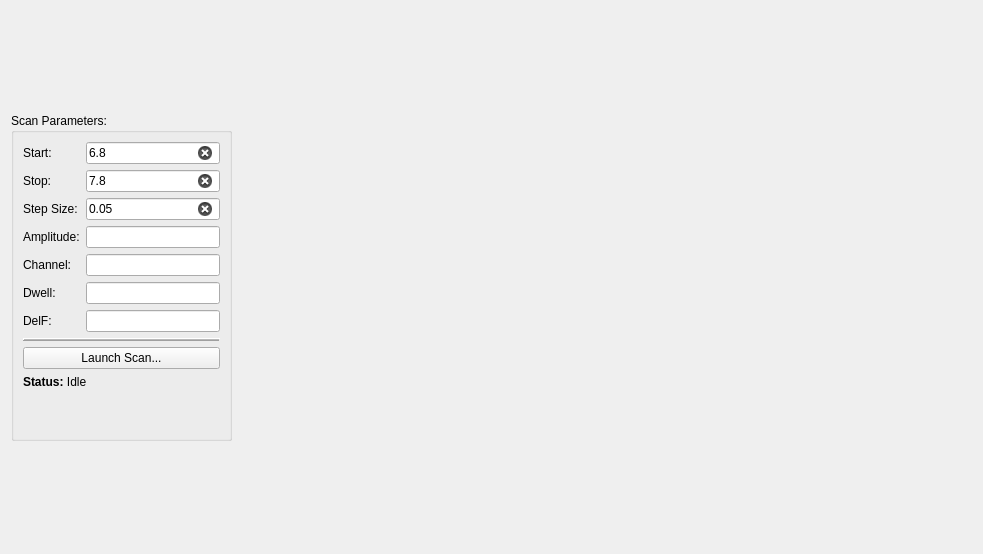
<?xml version="1.0" encoding="UTF-8"?>
<ui version="4.0">
 <class>Form</class>
 <widget class="QWidget" name="Form">
  <property name="geometry">
   <rect>
    <x>0</x>
    <y>0</y>
    <width>983</width>
    <height>554</height>
   </rect>
  </property>
  <property name="windowTitle">
   <string>etaScan User Interface</string>
  </property>
  <layout class="QHBoxLayout" name="horizontalLayout">
   <item>
    <widget class="QGroupBox" name="groupBox">
     <property name="sizePolicy">
      <sizepolicy hsizetype="Fixed" vsizetype="Fixed">
       <horstretch>0</horstretch>
       <verstretch>0</verstretch>
      </sizepolicy>
     </property>
     <property name="title">
      <string>Scan Parameters:</string>
     </property>
     <property name="flat">
      <bool>false</bool>
     </property>
     <property name="checkable">
      <bool>false</bool>
     </property>
     <layout class="QVBoxLayout" name="verticalLayout_3">
      <item>
       <layout class="QVBoxLayout" name="verticalLayout">
        <item>
         <layout class="QGridLayout" name="gridLayout">
          <item row="3" column="1">
           <widget class="PyDMLineEdit" name="txt_amplitude">
            <property name="toolTip">
             <string/>
            </property>
            <property name="whatsThis">
             <string/>
            </property>
            <property name="precisionFromPV" stdset="0">
             <bool>false</bool>
            </property>
            <property name="channel" stdset="0">
             <string/>
            </property>
           </widget>
          </item>
          <item row="4" column="1">
           <widget class="PyDMLineEdit" name="txt_channel">
            <property name="toolTip">
             <string/>
            </property>
            <property name="whatsThis">
             <string/>
            </property>
            <property name="precisionFromPV" stdset="0">
             <bool>false</bool>
            </property>
            <property name="channel" stdset="0">
             <string/>
            </property>
           </widget>
          </item>
          <item row="4" column="0">
           <widget class="QLabel" name="label_5">
            <property name="text">
             <string>Channel:</string>
            </property>
           </widget>
          </item>
          <item row="0" column="0">
           <widget class="QLabel" name="label">
            <property name="text">
             <string>Start:</string>
            </property>
           </widget>
          </item>
          <item row="1" column="1">
           <widget class="QLineEdit" name="txt_freqstop">
            <property name="text">
             <string>7.8</string>
            </property>
            <property name="clearButtonEnabled">
             <bool>true</bool>
            </property>
           </widget>
          </item>
          <item row="2" column="0">
           <widget class="QLabel" name="label_3">
            <property name="text">
             <string>Step Size:</string>
            </property>
           </widget>
          </item>
          <item row="5" column="0">
           <widget class="QLabel" name="label_6">
            <property name="text">
             <string>Dwell:</string>
            </property>
           </widget>
          </item>
          <item row="2" column="1">
           <widget class="QLineEdit" name="txt_freqstep">
            <property name="text">
             <string>0.05</string>
            </property>
            <property name="clearButtonEnabled">
             <bool>true</bool>
            </property>
           </widget>
          </item>
          <item row="5" column="1">
           <widget class="PyDMLineEdit" name="txt_dwell">
            <property name="toolTip">
             <string/>
            </property>
            <property name="whatsThis">
             <string/>
            </property>
            <property name="precisionFromPV" stdset="0">
             <bool>false</bool>
            </property>
            <property name="precision" stdset="0">
             <number>3</number>
            </property>
            <property name="channel" stdset="0">
             <string/>
            </property>
           </widget>
          </item>
          <item row="6" column="1">
           <widget class="PyDMLineEdit" name="txt_delf">
            <property name="toolTip">
             <string/>
            </property>
            <property name="whatsThis">
             <string/>
            </property>
            <property name="precisionFromPV" stdset="0">
             <bool>false</bool>
            </property>
            <property name="precision" stdset="0">
             <number>3</number>
            </property>
            <property name="channel" stdset="0">
             <string/>
            </property>
           </widget>
          </item>
          <item row="6" column="0">
           <widget class="QLabel" name="label_8">
            <property name="text">
             <string>DelF:</string>
            </property>
           </widget>
          </item>
          <item row="1" column="0">
           <widget class="QLabel" name="label_2">
            <property name="text">
             <string>Stop:</string>
            </property>
           </widget>
          </item>
          <item row="0" column="1">
           <widget class="QLineEdit" name="txt_freqstart">
            <property name="text">
             <string>6.8</string>
            </property>
            <property name="clearButtonEnabled">
             <bool>true</bool>
            </property>
           </widget>
          </item>
          <item row="3" column="0">
           <widget class="QLabel" name="label_4">
            <property name="text">
             <string>Amplitude:</string>
            </property>
           </widget>
          </item>
         </layout>
        </item>
        <item>
         <widget class="Line" name="line">
          <property name="frameShadow">
           <enum>QFrame::Raised</enum>
          </property>
          <property name="lineWidth">
           <number>1</number>
          </property>
          <property name="midLineWidth">
           <number>1</number>
          </property>
          <property name="orientation">
           <enum>Qt::Horizontal</enum>
          </property>
         </widget>
        </item>
        <item>
         <widget class="QPushButton" name="btn_launch">
          <property name="toolTip">
           <string/>
          </property>
          <property name="whatsThis">
           <string/>
          </property>
          <property name="text">
           <string>Launch Scan...</string>
          </property>
         </widget>
        </item>
        <item>
         <widget class="QLabel" name="lbl_status">
          <property name="text">
           <string>&lt;b&gt;Status:&lt;/b&gt; Idle</string>
          </property>
         </widget>
        </item>
        <item>
         <spacer name="verticalSpacer">
          <property name="orientation">
           <enum>Qt::Vertical</enum>
          </property>
          <property name="sizeHint" stdset="0">
           <size>
            <width>20</width>
            <height>40</height>
           </size>
          </property>
         </spacer>
        </item>
       </layout>
      </item>
     </layout>
    </widget>
   </item>
   <item>
    <layout class="QGridLayout" name="gridLayout_2">
     <item row="0" column="0">
      <widget class="QFrame" name="frm_plot1">
       <property name="frameShape">
        <enum>QFrame::NoFrame</enum>
       </property>
       <property name="frameShadow">
        <enum>QFrame::Plain</enum>
       </property>
       <property name="lineWidth">
        <number>0</number>
       </property>
      </widget>
     </item>
     <item row="0" column="1">
      <widget class="QFrame" name="frm_plot2">
       <property name="frameShape">
        <enum>QFrame::NoFrame</enum>
       </property>
       <property name="frameShadow">
        <enum>QFrame::Plain</enum>
       </property>
       <property name="lineWidth">
        <number>0</number>
       </property>
      </widget>
     </item>
     <item row="1" column="0">
      <widget class="QFrame" name="frm_plot3">
       <property name="frameShape">
        <enum>QFrame::NoFrame</enum>
       </property>
       <property name="frameShadow">
        <enum>QFrame::Plain</enum>
       </property>
       <property name="lineWidth">
        <number>0</number>
       </property>
      </widget>
     </item>
     <item row="1" column="1">
      <widget class="QFrame" name="frm_plot4">
       <property name="frameShape">
        <enum>QFrame::NoFrame</enum>
       </property>
       <property name="frameShadow">
        <enum>QFrame::Plain</enum>
       </property>
       <property name="lineWidth">
        <number>0</number>
       </property>
      </widget>
     </item>
    </layout>
   </item>
  </layout>
 </widget>
 <customwidgets>
  <customwidget>
   <class>PyDMLineEdit</class>
   <extends>QLineEdit</extends>
   <header>pydm.widgets.line_edit</header>
  </customwidget>
 </customwidgets>
 <resources/>
 <connections/>
</ui>
